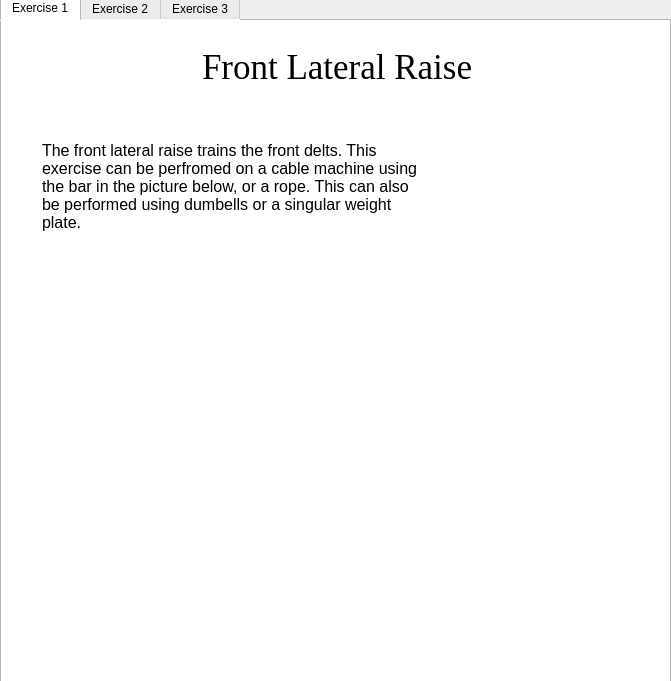
<?xml version="1.0" encoding="UTF-8"?>
<ui version="4.0">
 <class>shoulders_widget</class>
 <widget class="QWidget" name="shoulders_widget">
  <property name="geometry">
   <rect>
    <x>0</x>
    <y>0</y>
    <width>671</width>
    <height>681</height>
   </rect>
  </property>
  <property name="windowTitle">
   <string/>
  </property>
  <widget class="QTabWidget" name="shoulders_tab_widget">
   <property name="geometry">
    <rect>
     <x>0</x>
     <y>-5</y>
     <width>671</width>
     <height>700</height>
    </rect>
   </property>
   <property name="minimumSize">
    <size>
     <width>671</width>
     <height>700</height>
    </size>
   </property>
   <property name="maximumSize">
    <size>
     <width>671</width>
     <height>700</height>
    </size>
   </property>
   <property name="styleSheet">
    <string notr="true">background-color: rgb(255, 255, 255);</string>
   </property>
   <property name="currentIndex">
    <number>0</number>
   </property>
   <widget class="QWidget" name="tab">
    <attribute name="title">
     <string>Exercise 1</string>
    </attribute>
    <widget class="QLabel" name="sh_exercise_1_title_lbl">
     <property name="geometry">
      <rect>
       <x>200</x>
       <y>10</y>
       <width>381</width>
       <height>71</height>
      </rect>
     </property>
     <property name="font">
      <font>
       <family>Georgia</family>
       <pointsize>26</pointsize>
      </font>
     </property>
     <property name="text">
      <string>Front Lateral Raise</string>
     </property>
    </widget>
    <widget class="QLabel" name="sh_exercise_1_msg_lbl">
     <property name="geometry">
      <rect>
       <x>40</x>
       <y>120</y>
       <width>381</width>
       <height>171</height>
      </rect>
     </property>
     <property name="font">
      <font>
       <pointsize>12</pointsize>
      </font>
     </property>
     <property name="text">
      <string>The front lateral raise trains the front delts. This exercise can be perfromed on a cable machine using the bar in the picture below, or a rope. This can also be performed using dumbells or a singular weight plate.</string>
     </property>
     <property name="alignment">
      <set>Qt::AlignLeading|Qt::AlignLeft|Qt::AlignTop</set>
     </property>
     <property name="wordWrap">
      <bool>true</bool>
     </property>
    </widget>
    <widget class="QLabel" name="sh_exercise_1_lbl">
     <property name="geometry">
      <rect>
       <x>130</x>
       <y>300</y>
       <width>441</width>
       <height>321</height>
      </rect>
     </property>
     <property name="text">
      <string/>
     </property>
     <property name="pixmap">
      <pixmap>../../Pictures/sh_exercise_1.png</pixmap>
     </property>
    </widget>
   </widget>
   <widget class="QWidget" name="tab_2">
    <attribute name="title">
     <string>Exercise 2</string>
    </attribute>
    <widget class="QLabel" name="sh_exercise_2_title_lbl">
     <property name="geometry">
      <rect>
       <x>200</x>
       <y>13</y>
       <width>381</width>
       <height>71</height>
      </rect>
     </property>
     <property name="font">
      <font>
       <family>Georgia</family>
       <pointsize>26</pointsize>
      </font>
     </property>
     <property name="text">
      <string>Side Lateral Raise</string>
     </property>
    </widget>
    <widget class="QLabel" name="sh_exercise_2_msg_lbl">
     <property name="geometry">
      <rect>
       <x>20</x>
       <y>110</y>
       <width>381</width>
       <height>171</height>
      </rect>
     </property>
     <property name="font">
      <font>
       <pointsize>12</pointsize>
      </font>
     </property>
     <property name="text">
      <string>The side lateral raise trains the side delt. This exercise is best to be performed seated with dumbells with the correct form. This exercise can also be performed while standing with dumbells or single handed on a cable machine.</string>
     </property>
     <property name="alignment">
      <set>Qt::AlignLeading|Qt::AlignLeft|Qt::AlignTop</set>
     </property>
     <property name="wordWrap">
      <bool>true</bool>
     </property>
    </widget>
    <widget class="QLabel" name="sh_exercise_2_lbl">
     <property name="geometry">
      <rect>
       <x>20</x>
       <y>310</y>
       <width>611</width>
       <height>321</height>
      </rect>
     </property>
     <property name="text">
      <string/>
     </property>
     <property name="pixmap">
      <pixmap>../../Pictures/sh_exercise_2.png</pixmap>
     </property>
    </widget>
   </widget>
   <widget class="QWidget" name="tab_3">
    <attribute name="title">
     <string>Exercise 3</string>
    </attribute>
    <widget class="QLabel" name="sh_exercise_3_title_lbl">
     <property name="geometry">
      <rect>
       <x>249</x>
       <y>10</y>
       <width>211</width>
       <height>71</height>
      </rect>
     </property>
     <property name="font">
      <font>
       <family>Georgia</family>
       <pointsize>26</pointsize>
      </font>
     </property>
     <property name="text">
      <string>Face Pulls</string>
     </property>
    </widget>
    <widget class="QLabel" name="sh_exercise_2_msg_lbl_2">
     <property name="geometry">
      <rect>
       <x>20</x>
       <y>100</y>
       <width>381</width>
       <height>71</height>
      </rect>
     </property>
     <property name="font">
      <font>
       <pointsize>12</pointsize>
      </font>
     </property>
     <property name="text">
      <string>Face Pulls train the rear delts. This is performed on the cable machine with a rope.</string>
     </property>
     <property name="alignment">
      <set>Qt::AlignLeading|Qt::AlignLeft|Qt::AlignTop</set>
     </property>
     <property name="wordWrap">
      <bool>true</bool>
     </property>
    </widget>
    <widget class="QLabel" name="sh_exercise_3_lbl">
     <property name="geometry">
      <rect>
       <x>30</x>
       <y>269</y>
       <width>611</width>
       <height>321</height>
      </rect>
     </property>
     <property name="text">
      <string/>
     </property>
     <property name="pixmap">
      <pixmap>../../Pictures/sh_exercise_3.png</pixmap>
     </property>
    </widget>
   </widget>
  </widget>
 </widget>
 <resources/>
 <connections/>
</ui>
